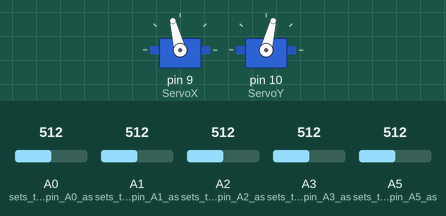
This sketch was run on a simulated Arduino Uno, built with avr-gcc and run on an emulated ATmega328P. On the bench: 2 × servo. The inputs (shaded band) are chosen by the test bench; at power-on: A2 (sets_the_analog_pin_A2_as) = 512, A3 (sets_the_analog_pin_A3_as) = 512, A0 (sets_the_analog_pin_A0_as) = 512, A1 (sets_the_analog_pin_A1_as) = 512, A5 (sets_the_analog_pin_A5_as) = 512. What the sketch prints to the serial monitor is not drawn.

Above: at 2.32 s.
2.4 s: A2 (sets_the_analog_pin_A2_as) set to 428
5.4 s: A2 (sets_the_analog_pin_A2_as) set to 400
At 7.9 s:
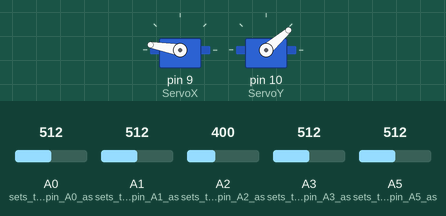
8.4 s: A3 (sets_the_analog_pin_A3_as) set to 538
At 8.65 s:
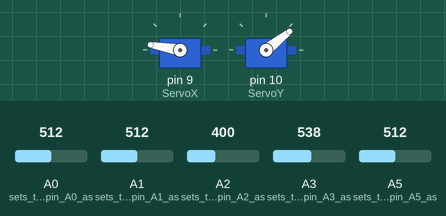
11.4 s: A0 (sets_the_analog_pin_A0_as) set to 543
12.9 s: A0 (sets_the_analog_pin_A0_as) set to 572
At 15.55 s:
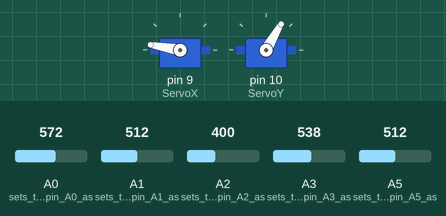
15.9 s: A1 (sets_the_analog_pin_A1_as) set to 306
At 18.96 s:
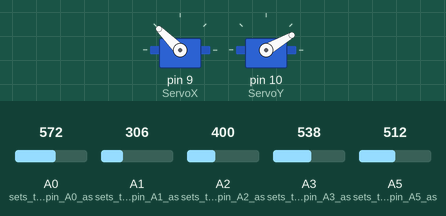
Timing chart, 0 to 21.9 s (numbered marks = the images above; inputs shaded):
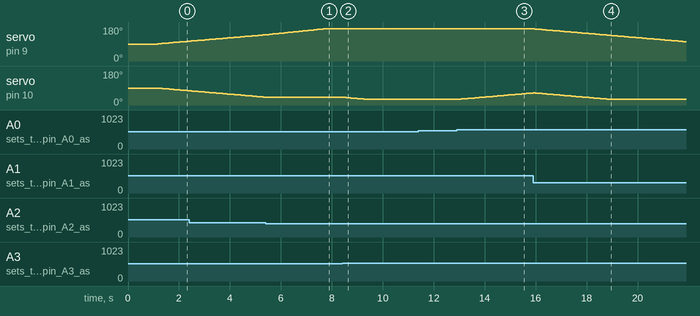

Measured:
- the behaviour switches between 416 and 415 on A2 (sets_the_analog_pin_A2_as) (found by bisection; images 0 and 1)
- the behaviour switches between 553 and 554 on A0 (sets_the_analog_pin_A0_as) (found by bisection; images 2 and 3)
- after the input at 5.4 s, servo on pin 10 (ServoY): stays 41° (without the input it goes to 40° after 0.09 s)
- after the input at 8.4 s, servo on pin 10 (ServoY): moves from 41° to 30° over 0.88 s, starting after 0.07 s
- after the input at 12.9 s, servo on pin 10 (ServoY): moves from 30° to 64° over 2.9 s, starting after 0.09 s
- after the input at 15.9 s, servo on pin 9 (ServoX): moves from 170° to 102° over 5.9 s, starting after 0.07 s

The sketch:

sketch_nov28a.ino.ino
```cpp
#include <Servo.h>

//Global variables

#define TRIG 15
#define INPUT_VOLTAGE 5
#define S_MAX_POS_X 170
#define S_MAX_POS_Y 125
#define S_MIN_POS_X 10
#define S_MIN_POS_Y 30

#define FIX0  -19//-24
#define FIX1  -33//-42
#define FIX2  6//37
#define FIX3  54//-22

int ADCresolution = pow(2, 10);                          // 1024 bits
const float voltagePlot = INPUT_VOLTAGE / ADCresolution; // 5/1024 = 0,0048828125
int32_t XValue, YValue;                                    // additive X-Y voltage value from resistors
unsigned int delayTime = 100;

/* USER VARIABLES */
int samples = 20;                                       // Numbers of samples taken for every resistor, before averaging

int32_t mesValues[4];                                      //Measured values
float actualValue = 0;                                   //Sum of voltages in actual position (for 180 jump)
float previousValue = 0;                                 //Sum of voltagges in previous position (for 180 jump)

//Initializing pinout for servos
Servo ServoX;           // X axis (5-175)
Servo ServoY;           // Y axis (5-150)
int posX = 90, posY = 90;

/* SETTING UP */
void setup() {

  Serial.begin(57600);
  pinMode(A0, INPUT);       // sets the analog pin A0 as input (photoresistor)
  pinMode(A1, INPUT);       // sets the analog pin A1 as input (photoresistor)
  pinMode(A2, INPUT);       // sets the analog pin A2 as input (photoresistor)
  pinMode(A3, INPUT);       // sets the analog pin A3 as input (photoresistor)

  pinMode(A5, INPUT);       // sets the analog pin A5 as input (potentiometer)

  ServoX.attach(9);         // attaches the servo on pin 9 to the servo object
  ServoY.attach(10);        // attaches the servo on pin 10 to the servo object

  ServoX.write(posX);       // set X axis servo to deafault position
  delay(100);
  ServoY.write(posY);       // set X axis servo to deafault position
  delay(1000);
}

/* MAIN LOOP */
void loop() {
  //----------------------------
  //Read value from ADC potentiometer to set delay times
  delayTime = analogRead(A5);
  if (delayTime < 100) {
    delayTime = 100;
  }

  //----------------------------
  //Read values from ADC's photoresistors
  mesValues[0] = 0;
  mesValues[1] = 0;
  mesValues[2] = 0;
  mesValues[3] = 0;
  for (int i = 0; i < samples; i++) {
    mesValues[0] += analogRead(A0);
    mesValues[1] += analogRead(A1);
    mesValues[2] += analogRead(A2);
    mesValues[3] += analogRead(A3);
    delay(2);
  }

  //----------------------------
  //Averaging
  for (int i = 0; i < 4; i++) {
    mesValues[i] /= samples;
  }
  mesValues[0] += FIX0;
  mesValues[1] += FIX1;
  mesValues[2] += FIX2;
  mesValues[3] += FIX3;

  //----------------------------
  //Calculate X-Y values
  //XValue = mesValues[0] - mesValues[1];
  //YValue = mesValues[3] - mesValues[1];
  XValue = mesValues[0] + mesValues[2] - mesValues[1] - mesValues[3];
  //XValue = mesValues[3] + mesValues[2] - mesValues[1] - mesValues[0];
  YValue = mesValues[2] + mesValues[3] - mesValues[0] - mesValues[1];
  //YValue = mesValues[2] + mesValues[0] - mesValues[3] - mesValues[1];
  Serial.println("______WARTOSCI_________");
  Serial.println(XValue);
  Serial.println(YValue);
  Serial.println("______POZYCJA_________");
  Serial.println(posX);
  Serial.println(posY);
  Serial.println("______POSZCZEGOLNE_________");
  Serial.println(mesValues[0]);
  Serial.println(mesValues[1]);
  Serial.println(mesValues[2]);
  Serial.println(mesValues[3]);
  //      Serial.println(analogRead(A5));
  // Serial.println(" ");

  //-----------------------------
  //Rotate PV
  if (abs(XValue) > TRIG) {

    if (XValue < 0 && posX < S_MAX_POS_X) {
      ServoX.write(++posX);
      //Serial.println("lewo");
    } else if (XValue > 0 && posX > S_MIN_POS_X) {
      ServoX.write(--posX);
      //Serial.println("prawo");
    }
    delay(15);
  }
  if (abs(YValue) > TRIG) {
    if (YValue > 0 && posY > S_MIN_POS_Y ) {
      ServoY.write(--posY);
      //Serial.println("gora");
    } else if (YValue < 0 && posY < S_MAX_POS_Y) {
      ServoY.write(++posY);
      //Serial.println("dol");
    }
    delay(15);
  }
}

/*
  //Rotate PV with 180 degrees jump for X axis
  //TODO: allow to jump every 1000? rotations otherwise prevent from continuous jumping
  //Jump will take place if sum of Voltages of every photoresistor is greater than it was before
  if(abs(XValue) > 0.2){
    if(XValue > 0 && posX < S_MAX_POS_X){
      ServoX.write(++posX);
    }else if(XValue < 0 && posX > S_MIN_POS_X){
      ServoX.write(--posX);
    }
    //Jump from MAX to MIN ----------------- Jumping conditions
    else if(XValue > 0 && posX == S_MAX_POS_X){
      // read actual values from resistors
      posX = S_MIN_POS_X;
      ServoX.write(posX);
      delay(1000);
      previousValue =  mesValues[0] +
                       mesValues[1] +
                       mesValues[2] +
                       mesValues[3];
      actualValue   =  analogRead(A0)*voltagePlot +
                       analogRead(A1)*voltagePlot +
                       analogRead(A2)*voltagePlot +
                       analogRead(A3)*voltagePlot;
      delay(1000);
      if(actualValue <= previousValue){
        posX = S_MAX_POS_X;
        ServoX.write(posX);
      }
      //------------------------------------ Jump end
      //Jump from MIN to MAX
      else if(XValue < 0 && posX == S_MIN_POS_X){
      posX = S_MAX_POS_X;
      ServoX.write(posX);
      delay(1000);
      previousValue =  mesValues[0] +
                       mesValues[1] +
                       mesValues[2] +
                       mesValues[3];
      actualValue   =  analogRead(A0)*voltagePlot +
                       analogRead(A1)*voltagePlot +
                       analogRead(A2)*voltagePlot +
                       analogRead(A3)*voltagePlot;
      delay(1000);
      if(actualValue <= previousValue){
        posX = S_MIN_POS_X;
        ServoX.write(posX);
      }
    }
    delay(delayTime);
  }
*/
```
